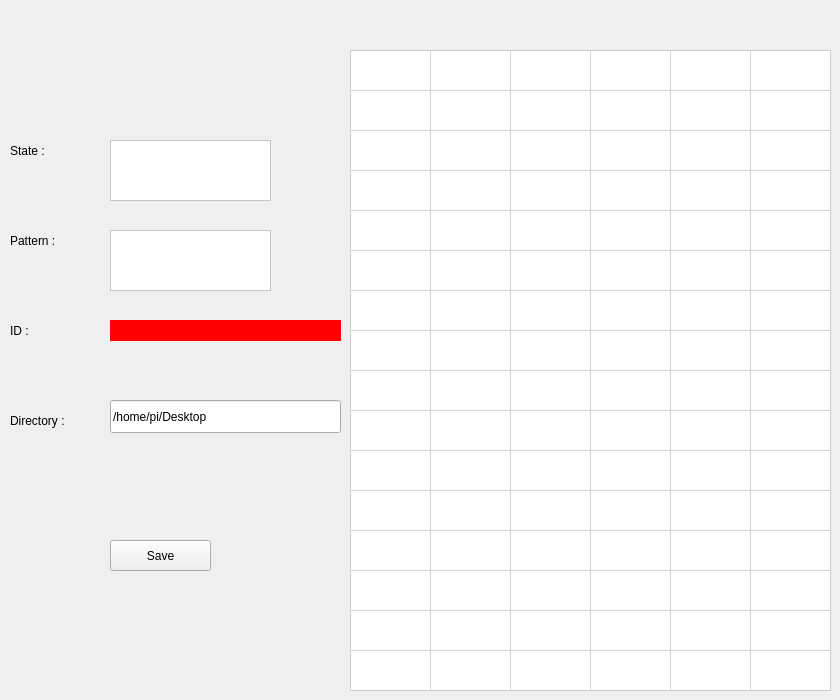
    <widget class="QWidget" name="w_bluetoothTako">
     <attribute name="title">
      <string>BluetoothTako</string>
     </attribute>
     <widget class="QPushButton" name="w_backArrow9">
      <property name="geometry">
       <rect>
        <x>40</x>
        <y>50</y>
        <width>70</width>
        <height>40</height>
       </rect>
      </property>
      <property name="focusPolicy">
       <enum>Qt::NoFocus</enum>
      </property>
      <property name="styleSheet">
       <string notr="true">border-radius: 10px;
border-style: solid;
image: url(:/back_arrow/_Icons/left.png);</string>
      </property>
      <property name="text">
       <string/>
      </property>
     </widget>
     <widget class="QTableWidget" name="w_listDataPrintedTako">
      <property name="geometry">
       <rect>
        <x>350</x>
        <y>50</y>
        <width>481</width>
        <height>641</height>
       </rect>
      </property>
      <property name="sizePolicy">
       <sizepolicy hsizetype="Expanding" vsizetype="Expanding">
        <horstretch>0</horstretch>
        <verstretch>0</verstretch>
       </sizepolicy>
      </property>
      <property name="palette">
       <palette>
        <active>
         <colorrole role="Button">
          <brush brushstyle="SolidPattern">
           <color alpha="255">
            <red>255</red>
            <green>255</green>
            <blue>255</blue>
           </color>
          </brush>
         </colorrole>
         <colorrole role="Base">
          <brush brushstyle="SolidPattern">
           <color alpha="255">
            <red>255</red>
            <green>255</green>
            <blue>255</blue>
           </color>
          </brush>
         </colorrole>
         <colorrole role="Window">
          <brush brushstyle="SolidPattern">
           <color alpha="255">
            <red>255</red>
            <green>255</green>
            <blue>255</blue>
           </color>
          </brush>
         </colorrole>
         <colorrole role="Highlight">
          <brush brushstyle="SolidPattern">
           <color alpha="255">
            <red>0</red>
            <green>255</green>
            <blue>0</blue>
           </color>
          </brush>
         </colorrole>
         <colorrole role="HighlightedText">
          <brush brushstyle="SolidPattern">
           <color alpha="255">
            <red>0</red>
            <green>0</green>
            <blue>0</blue>
           </color>
          </brush>
         </colorrole>
        </active>
        <inactive>
         <colorrole role="Button">
          <brush brushstyle="SolidPattern">
           <color alpha="255">
            <red>255</red>
            <green>255</green>
            <blue>255</blue>
           </color>
          </brush>
         </colorrole>
         <colorrole role="Base">
          <brush brushstyle="SolidPattern">
           <color alpha="255">
            <red>255</red>
            <green>255</green>
            <blue>255</blue>
           </color>
          </brush>
         </colorrole>
         <colorrole role="Window">
          <brush brushstyle="SolidPattern">
           <color alpha="255">
            <red>255</red>
            <green>255</green>
            <blue>255</blue>
           </color>
          </brush>
         </colorrole>
         <colorrole role="Highlight">
          <brush brushstyle="SolidPattern">
           <color alpha="255">
            <red>0</red>
            <green>255</green>
            <blue>0</blue>
           </color>
          </brush>
         </colorrole>
         <colorrole role="HighlightedText">
          <brush brushstyle="SolidPattern">
           <color alpha="255">
            <red>49</red>
            <green>55</green>
            <blue>57</blue>
           </color>
          </brush>
         </colorrole>
        </inactive>
        <disabled>
         <colorrole role="Button">
          <brush brushstyle="SolidPattern">
           <color alpha="255">
            <red>255</red>
            <green>255</green>
            <blue>255</blue>
           </color>
          </brush>
         </colorrole>
         <colorrole role="Base">
          <brush brushstyle="SolidPattern">
           <color alpha="255">
            <red>255</red>
            <green>255</green>
            <blue>255</blue>
           </color>
          </brush>
         </colorrole>
         <colorrole role="Window">
          <brush brushstyle="SolidPattern">
           <color alpha="255">
            <red>255</red>
            <green>255</green>
            <blue>255</blue>
           </color>
          </brush>
         </colorrole>
         <colorrole role="Highlight">
          <brush brushstyle="SolidPattern">
           <color alpha="255">
            <red>245</red>
            <green>245</green>
            <blue>245</blue>
           </color>
          </brush>
         </colorrole>
         <colorrole role="HighlightedText">
          <brush brushstyle="SolidPattern">
           <color alpha="255">
            <red>255</red>
            <green>255</green>
            <blue>255</blue>
           </color>
          </brush>
         </colorrole>
        </disabled>
       </palette>
      </property>
      <property name="font">
       <font>
        <family>Roboto</family>
        <pointsize>10</pointsize>
        <weight>9</weight>
        <italic>false</italic>
        <bold>false</bold>
       </font>
      </property>
      <property name="focusPolicy">
       <enum>Qt::NoFocus</enum>
      </property>
      <property name="contextMenuPolicy">
       <enum>Qt::DefaultContextMenu</enum>
      </property>
      <property name="toolTip">
       <string>&lt;html&gt;&lt;head/&gt;&lt;body&gt;&lt;p align=&quot;center&quot;&gt;&lt;br/&gt;&lt;/p&gt;&lt;/body&gt;&lt;/html&gt;</string>
      </property>
      <property name="whatsThis">
       <string>&lt;html&gt;&lt;head/&gt;&lt;body&gt;&lt;p align=&quot;center&quot;&gt;&lt;br/&gt;&lt;/p&gt;&lt;/body&gt;&lt;/html&gt;</string>
      </property>
      <property name="layoutDirection">
       <enum>Qt::LeftToRight</enum>
      </property>
      <property name="styleSheet">
       <string notr="true">font: 75 10pt &quot;Roboto&quot;;
border-style: solid;
border-width: 1px;
border-color: rgb(204, 204, 204);</string>
      </property>
      <property name="frameShadow">
       <enum>QFrame::Sunken</enum>
      </property>
      <property name="lineWidth">
       <number>1</number>
      </property>
      <property name="verticalScrollBarPolicy">
       <enum>Qt::ScrollBarAlwaysOff</enum>
      </property>
      <property name="horizontalScrollBarPolicy">
       <enum>Qt::ScrollBarAlwaysOff</enum>
      </property>
      <property name="showDropIndicator" stdset="0">
       <bool>false</bool>
      </property>
      <property name="dragDropMode">
       <enum>QAbstractItemView::NoDragDrop</enum>
      </property>
      <property name="selectionMode">
       <enum>QAbstractItemView::NoSelection</enum>
      </property>
      <property name="selectionBehavior">
       <enum>QAbstractItemView::SelectItems</enum>
      </property>
      <property name="textElideMode">
       <enum>Qt::ElideMiddle</enum>
      </property>
      <property name="rowCount">
       <number>16</number>
      </property>
      <property name="columnCount">
       <number>6</number>
      </property>
      <attribute name="horizontalHeaderVisible">
       <bool>false</bool>
      </attribute>
      <attribute name="horizontalHeaderDefaultSectionSize">
       <number>80</number>
      </attribute>
      <attribute name="horizontalHeaderMinimumSectionSize">
       <number>18</number>
      </attribute>
      <attribute name="verticalHeaderVisible">
       <bool>false</bool>
      </attribute>
      <attribute name="verticalHeaderDefaultSectionSize">
       <number>40</number>
      </attribute>
      <row/>
      <row/>
      <row/>
      <row/>
      <row/>
      <row/>
      <row/>
      <row/>
      <row/>
      <row/>
      <row/>
      <row/>
      <row/>
      <row/>
      <row/>
      <row/>
      <column/>
      <column/>
      <column/>
      <column/>
      <column/>
      <column/>
      <item row="0" column="0">
       <property name="text">
        <string/>
       </property>
       <property name="font">
        <font>
         <pointsize>6</pointsize>
        </font>
       </property>
      </item>
     </widget>
     <widget class="QPushButton" name="w_takoRecordButton">
      <property name="geometry">
       <rect>
        <x>110</x>
        <y>540</y>
        <width>101</width>
        <height>31</height>
       </rect>
      </property>
      <property name="focusPolicy">
       <enum>Qt::NoFocus</enum>
      </property>
      <property name="text">
       <string>Save</string>
      </property>
      <property name="flat">
       <bool>false</bool>
      </property>
     </widget>
     <widget class="QListWidget" name="w_stateList">
      <property name="geometry">
       <rect>
        <x>110</x>
        <y>140</y>
        <width>161</width>
        <height>61</height>
       </rect>
      </property>
      <property name="palette">
       <palette>
        <active>
         <colorrole role="Button">
          <brush brushstyle="SolidPattern">
           <color alpha="255">
            <red>255</red>
            <green>255</green>
            <blue>255</blue>
           </color>
          </brush>
         </colorrole>
         <colorrole role="Base">
          <brush brushstyle="SolidPattern">
           <color alpha="255">
            <red>255</red>
            <green>255</green>
            <blue>255</blue>
           </color>
          </brush>
         </colorrole>
         <colorrole role="Window">
          <brush brushstyle="SolidPattern">
           <color alpha="255">
            <red>255</red>
            <green>255</green>
            <blue>255</blue>
           </color>
          </brush>
         </colorrole>
         <colorrole role="Highlight">
          <brush brushstyle="SolidPattern">
           <color alpha="255">
            <red>0</red>
            <green>255</green>
            <blue>0</blue>
           </color>
          </brush>
         </colorrole>
         <colorrole role="HighlightedText">
          <brush brushstyle="SolidPattern">
           <color alpha="255">
            <red>0</red>
            <green>0</green>
            <blue>0</blue>
           </color>
          </brush>
         </colorrole>
        </active>
        <inactive>
         <colorrole role="Button">
          <brush brushstyle="SolidPattern">
           <color alpha="255">
            <red>255</red>
            <green>255</green>
            <blue>255</blue>
           </color>
          </brush>
         </colorrole>
         <colorrole role="Base">
          <brush brushstyle="SolidPattern">
           <color alpha="255">
            <red>255</red>
            <green>255</green>
            <blue>255</blue>
           </color>
          </brush>
         </colorrole>
         <colorrole role="Window">
          <brush brushstyle="SolidPattern">
           <color alpha="255">
            <red>255</red>
            <green>255</green>
            <blue>255</blue>
           </color>
          </brush>
         </colorrole>
         <colorrole role="Highlight">
          <brush brushstyle="SolidPattern">
           <color alpha="255">
            <red>0</red>
            <green>255</green>
            <blue>0</blue>
           </color>
          </brush>
         </colorrole>
         <colorrole role="HighlightedText">
          <brush brushstyle="SolidPattern">
           <color alpha="255">
            <red>0</red>
            <green>0</green>
            <blue>0</blue>
           </color>
          </brush>
         </colorrole>
        </inactive>
        <disabled>
         <colorrole role="Button">
          <brush brushstyle="SolidPattern">
           <color alpha="255">
            <red>255</red>
            <green>255</green>
            <blue>255</blue>
           </color>
          </brush>
         </colorrole>
         <colorrole role="Base">
          <brush brushstyle="SolidPattern">
           <color alpha="255">
            <red>255</red>
            <green>255</green>
            <blue>255</blue>
           </color>
          </brush>
         </colorrole>
         <colorrole role="Window">
          <brush brushstyle="SolidPattern">
           <color alpha="255">
            <red>255</red>
            <green>255</green>
            <blue>255</blue>
           </color>
          </brush>
         </colorrole>
         <colorrole role="Highlight">
          <brush brushstyle="SolidPattern">
           <color alpha="255">
            <red>245</red>
            <green>245</green>
            <blue>245</blue>
           </color>
          </brush>
         </colorrole>
         <colorrole role="HighlightedText">
          <brush brushstyle="SolidPattern">
           <color alpha="255">
            <red>0</red>
            <green>0</green>
            <blue>0</blue>
           </color>
          </brush>
         </colorrole>
        </disabled>
       </palette>
      </property>
      <property name="focusPolicy">
       <enum>Qt::NoFocus</enum>
      </property>
     </widget>
     <widget class="QListWidget" name="w_patternList">
      <property name="geometry">
       <rect>
        <x>110</x>
        <y>230</y>
        <width>161</width>
        <height>61</height>
       </rect>
      </property>
      <property name="palette">
       <palette>
        <active>
         <colorrole role="Button">
          <brush brushstyle="SolidPattern">
           <color alpha="255">
            <red>255</red>
            <green>255</green>
            <blue>255</blue>
           </color>
          </brush>
         </colorrole>
         <colorrole role="Base">
          <brush brushstyle="SolidPattern">
           <color alpha="255">
            <red>255</red>
            <green>255</green>
            <blue>255</blue>
           </color>
          </brush>
         </colorrole>
         <colorrole role="Window">
          <brush brushstyle="SolidPattern">
           <color alpha="255">
            <red>255</red>
            <green>255</green>
            <blue>255</blue>
           </color>
          </brush>
         </colorrole>
         <colorrole role="Highlight">
          <brush brushstyle="SolidPattern">
           <color alpha="255">
            <red>0</red>
            <green>255</green>
            <blue>0</blue>
           </color>
          </brush>
         </colorrole>
         <colorrole role="HighlightedText">
          <brush brushstyle="SolidPattern">
           <color alpha="255">
            <red>0</red>
            <green>0</green>
            <blue>0</blue>
           </color>
          </brush>
         </colorrole>
        </active>
        <inactive>
         <colorrole role="Button">
          <brush brushstyle="SolidPattern">
           <color alpha="255">
            <red>255</red>
            <green>255</green>
            <blue>255</blue>
           </color>
          </brush>
         </colorrole>
         <colorrole role="Base">
          <brush brushstyle="SolidPattern">
           <color alpha="255">
            <red>255</red>
            <green>255</green>
            <blue>255</blue>
           </color>
          </brush>
         </colorrole>
         <colorrole role="Window">
          <brush brushstyle="SolidPattern">
           <color alpha="255">
            <red>255</red>
            <green>255</green>
            <blue>255</blue>
           </color>
          </brush>
         </colorrole>
         <colorrole role="Highlight">
          <brush brushstyle="SolidPattern">
           <color alpha="255">
            <red>0</red>
            <green>255</green>
            <blue>0</blue>
           </color>
          </brush>
         </colorrole>
         <colorrole role="HighlightedText">
          <brush brushstyle="SolidPattern">
           <color alpha="255">
            <red>0</red>
            <green>0</green>
            <blue>0</blue>
           </color>
          </brush>
         </colorrole>
        </inactive>
        <disabled>
         <colorrole role="Button">
          <brush brushstyle="SolidPattern">
           <color alpha="255">
            <red>255</red>
            <green>255</green>
            <blue>255</blue>
           </color>
          </brush>
         </colorrole>
         <colorrole role="Base">
          <brush brushstyle="SolidPattern">
           <color alpha="255">
            <red>255</red>
            <green>255</green>
            <blue>255</blue>
           </color>
          </brush>
         </colorrole>
         <colorrole role="Window">
          <brush brushstyle="SolidPattern">
           <color alpha="255">
            <red>255</red>
            <green>255</green>
            <blue>255</blue>
           </color>
          </brush>
         </colorrole>
         <colorrole role="Highlight">
          <brush brushstyle="SolidPattern">
           <color alpha="255">
            <red>245</red>
            <green>245</green>
            <blue>245</blue>
           </color>
          </brush>
         </colorrole>
         <colorrole role="HighlightedText">
          <brush brushstyle="SolidPattern">
           <color alpha="255">
            <red>0</red>
            <green>0</green>
            <blue>0</blue>
           </color>
          </brush>
         </colorrole>
        </disabled>
       </palette>
      </property>
      <property name="focusPolicy">
       <enum>Qt::NoFocus</enum>
      </property>
      <property name="contextMenuPolicy">
       <enum>Qt::PreventContextMenu</enum>
      </property>
     </widget>
     <widget class="QLabel" name="stateLabel">
      <property name="geometry">
       <rect>
        <x>10</x>
        <y>140</y>
        <width>67</width>
        <height>21</height>
       </rect>
      </property>
      <property name="text">
       <string>State :</string>
      </property>
     </widget>
     <widget class="QLabel" name="IDLabel">
      <property name="geometry">
       <rect>
        <x>10</x>
        <y>320</y>
        <width>67</width>
        <height>21</height>
       </rect>
      </property>
      <property name="text">
       <string>ID : </string>
      </property>
     </widget>
     <widget class="QLabel" name="patternLabel">
      <property name="geometry">
       <rect>
        <x>10</x>
        <y>230</y>
        <width>71</width>
        <height>21</height>
       </rect>
      </property>
      <property name="text">
       <string>Pattern :</string>
      </property>
     </widget>
     <widget class="QLabel" name="directoryLabel">
      <property name="geometry">
       <rect>
        <x>10</x>
        <y>410</y>
        <width>91</width>
        <height>21</height>
       </rect>
      </property>
      <property name="text">
       <string>Directory : </string>
      </property>
     </widget>
     <widget class="QLabel" name="w_idNameLabel">
      <property name="geometry">
       <rect>
        <x>110</x>
        <y>320</y>
        <width>231</width>
        <height>21</height>
       </rect>
      </property>
      <property name="styleSheet">
       <string notr="true">background-color: red;
color: white;</string>
      </property>
      <property name="text">
       <string/>
      </property>
     </widget>
     <widget class="QLineEdit" name="w_directoryName">
      <property name="geometry">
       <rect>
        <x>110</x>
        <y>400</y>
        <width>231</width>
        <height>33</height>
       </rect>
      </property>
      <property name="text">
       <string>/home/pi/Desktop</string>
      </property>
     </widget>
    </widget>
